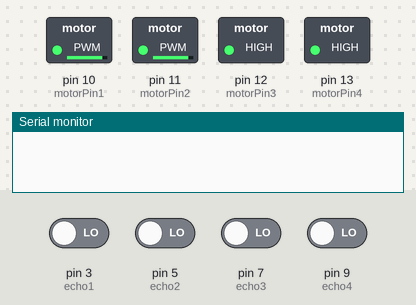
Simulated run of this sketch. Board: Arduino Uno, built with avr-gcc and run on an emulated ATmega328P. Parts: switched loads named in the sketch (green lamp = pin HIGH), the last lines printed to the serial monitor. The inputs (shaded band) are chosen by the test bench; at power-on: pin 3 (echo1), pin 5 (echo2), pin 7 (echo3), pin 9 (echo4) LOW. Pins used as bus, display or sensor lines are not drawn. At 5.0 s the program stops and its outputs stay as they are.

Above: at 0.01 s.
At 0.4 s:
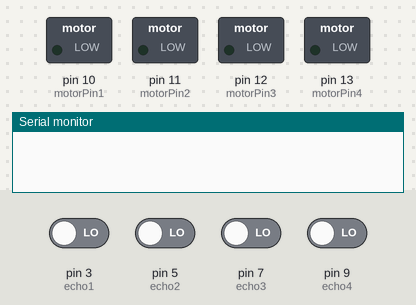
At 5.0 s:
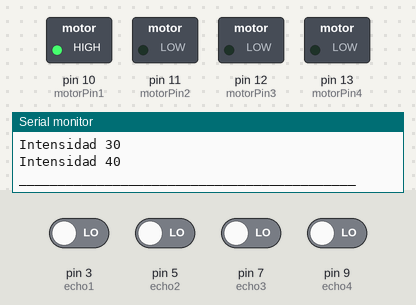
Timing chart, 0 to 6.5 s (numbered marks = the images above):
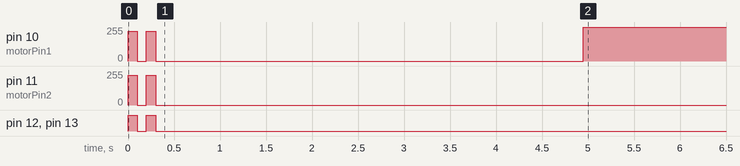

The sketch:

IVTdelJueves3.ino
```cpp
// VARIABLES
int trig1 = 2;
int echo1 = 3;
int trig2 = 4;
int echo2 = 5;
int trig3 = 6;
int echo3 = 7;
int trig4 = 8;
int echo4 = 9;

int motorPin1 = 10;
int motorPin2 = 11;
int motorPin3 = 12;
int motorPin4 = 13;

int dist1, inten1, dist2, inten2, dist3, inten3, dist4, inten4;

// SETUP
void setup()
{
  Serial.begin (9600);

// Decir que los pines de los sensores serán output para los triggers e input para los echoes.
  pinMode (trig1, OUTPUT);
  pinMode (echo1, INPUT);
  pinMode (trig2, OUTPUT);
  pinMode (echo2, INPUT);
  pinMode (trig3, OUTPUT);
  pinMode (echo3, INPUT);
  pinMode (trig4, OUTPUT);
  pinMode (echo4, INPUT);

//Apagar los triggers de todos los sensores, supongo que por buena practica.
  digitalWrite (trig1, LOW);
  digitalWrite (trig2, LOW);
  digitalWrite (trig3, LOW);
  digitalWrite (trig4, LOW);

// Decir que los pines de los motores serán output.
  pinMode(motorPin1, OUTPUT);
  pinMode(motorPin2, OUTPUT);
  pinMode(motorPin3, OUTPUT);
  pinMode(motorPin4, OUTPUT);

// Vibracion de bienvenida
  analogWrite(motorPin1, 225);
  analogWrite(motorPin2, 225);
  analogWrite(motorPin3, 225);
  analogWrite(motorPin4, 225);
  delay(100);
  analogWrite(motorPin1, 0);
  analogWrite(motorPin2, 0);
  analogWrite(motorPin3, 0);
  analogWrite(motorPin4, 0);
  delay(100);
  analogWrite(motorPin1, 225);
  analogWrite(motorPin2, 225);
  analogWrite(motorPin3, 225);
  analogWrite(motorPin4, 225);
  delay(100);
  analogWrite(motorPin1, 0);
  analogWrite(motorPin2, 0);
  analogWrite(motorPin3, 0);
  analogWrite(motorPin4, 0);
  delay(100);
}

// Funcion MEASURE
int measure1 (int trig1, int echo1)
{
  int tiempo;
  digitalWrite (trig1, HIGH);
  delay (100);
  digitalWrite (trig1, LOW);
  tiempo = pulseIn (echo1, HIGH);
  return tiempo / 58;
}

int measure2 (int trig1, int echo1)
{
  int tiempo;
  digitalWrite (trig2, HIGH);
  delay (100);
  digitalWrite (trig2, LOW);
  tiempo = pulseIn (echo2, HIGH);
  return tiempo / 58;
}

int measure3 (int trig3, int echo3)
{
  int tiempo;
  digitalWrite (trig3, HIGH);
  delay (100);
  digitalWrite (trig3, LOW);
  tiempo = pulseIn (echo3, HIGH);
  return tiempo / 58;
}

int measure4 (int trig4, int echo4)
{
  int tiempo;
  digitalWrite (trig4, HIGH);
  delay (100);
  digitalWrite (trig4, LOW);
  tiempo = pulseIn (echo4, HIGH);
  return tiempo / 58;
}

// LOOP
void loop()
{
  // Medidas de distancias de los sensores 1 y 2
  dist1 = measure1(trig1, echo1);
  dist2 = measure2(trig2, echo2);
  dist3 = measure3(trig3, echo3);
  dist4 = measure4(trig4, echo4);
  Serial.print("Distancia 1 ");
  Serial.println (dist1);
  Serial.print("Distancia 2 ");
  Serial.println (dist2);
  Serial.print("Distancia 3 ");
  Serial.println (dist3);
  Serial.print("Distancia 4 ");
  Serial.println (dist4);
  Serial.println ("_ _ _ _ _ _ _ _ _ _ _ _ _ _ _ _ _ _ _ _");

  // Imprimir los datos en el monitor serial.
  Serial.print("Intensidad 1");
  Serial.println(inten1);
  Serial.print("Intensidad 2");
  Serial.println(inten2);
  Serial.print("Intensidad 3");
  Serial.println(inten3);
  Serial.print("Intensidad 4");
  Serial.println(inten4);
  Serial.println("___________________________________________");


 // Si la distancia es menor o igual a 150 mm en un sensor, vibrar con la intensidad en ese sensor.
  while (dist1 <= 100){
  digitalWrite(motorPin1, 225);
  }
  while (dist2 <= 100){
  digitalWrite(motorPin2, 225);
  }
  while (dist3 <= 100){
  digitalWrite(motorPin3, 225);
  }
  while (dist4 <= 100){
  digitalWrite(motorPin4, 225);
  }
}
```

Measured:
- by itself, pin 10 (motorPin1): 225/255 → 0/255 at 0.10 s, → 225/255 0.10 s later, → 0/255 0.10 s later, → 255/255 4.6 s later
